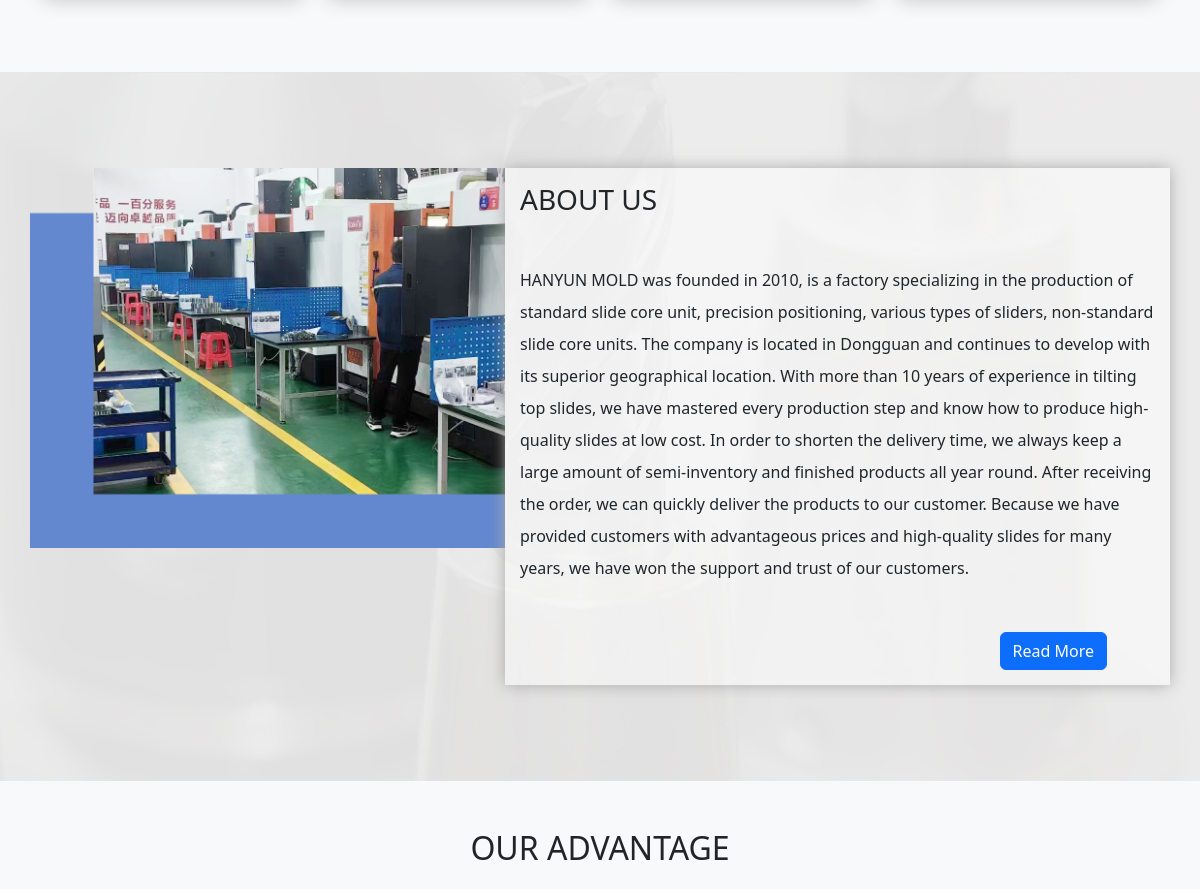
Before: / (middle part) with the older database file.
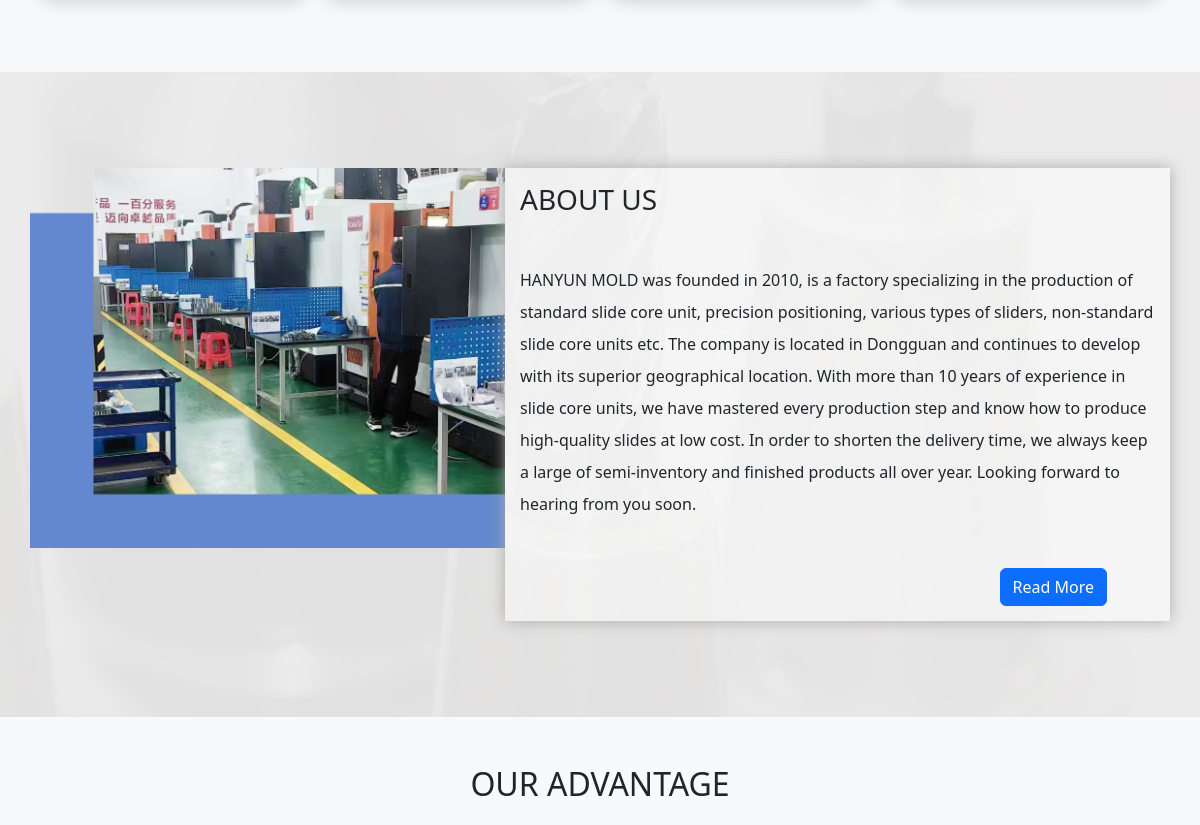
After: the same page with the newer database file.
### app.py (models this page shows)
class About(db.Model):
    __tablename__ = 'about'
    id = db.Column(db.Integer, primary_key=True)
    name = db.Column(db.String(20))
    content = db.Column(db.Text())
    timestamp = db.Column(db.DateTime, nullable=False, default=datetime.now, index=True)

### app.py (the view)
@app.route('/')
def index():
    return render_template('index.html')

### app.py (called while the page is built)
@app.context_processor
def make_template_context():
    return dict(
        products=Product.query.order_by(Product.id.asc()).all(),
        about=About.query.order_by(About.timestamp.desc()).first(),
        advantages=Advantage.query.order_by(Advantage.id.asc()).all()
    )

### templates/index.html (shortened to what this page needs)
{% extends 'base.html' %}
{% block content %}
    <section class="py-5 text-center bg-light">
        <div class="container">
            <div class="row">
                {% for product in products %}
                    <div class="col-md-3 col-sm-6 col-12 my-2">
                                    {% set photo = product.photos|first %}
                    </div>
                {% endfor %}
            </div>
        </div>
    </section>
    <section class="py-5 bg-white about-background">
        <div class="container about-container">
            <div class="row py-lg-5">
                <div class="col-md-5 g-0">
                    <img alt="about-us" src="{{ url_for('static', filename='img/about_us_image.png') }}"
                         style="width: 520px;height: auto;" class="image-fluid w-100">
                </div>
                <div class="col-md-7 g-0 about-us-style d-flex align-items-center">
                    <div>
                        <h3 class="mb-5">ABOUT US</h3>
                        <p class="lh-lg mb-5">{{ about.content}}</p>
                        <div class="d-flex justify-content-end me-5">
                        <a href="{{ url_for('company') }}" class="btn btn-primary ms-auto">Read More</a>
                        </div>
                    </div>
                </div>
            </div>
        </div>
    </section>
    <section class="text-center bg-light">
        <div class="container">
            <div class="row py-lg-5 g-0">
                <h2 class="fw-light mb-4">OUR ADVANTAGE</h2>
            </div>
        </div>
    </section>
{% endblock %}

Changed rows visible on the page:
changed About: content "…sliders, non-standard slide core units. The company is located in Dongguan and continues to develop with its superior geographical location. With more than 10 years of experience in tilting top slides, we have mastered every production step and know how to produce high-quality slides at low cost. In order to shorten the delivery time, we always keep a large amount of semi-inventory and finished products all year round. After receiving the order, we can quickly deliver the products to our customer. Because we have provided customers with advantageous prices and high-quality slides for many years, we have won the support and trust of our customers." → "…sliders, non-standard slide core units etc. The company is located in Dongguan and continues to develop with its superior geographical location. With more than 10 years of experience in slide core units, we have mastered every production step and know how to produce high-quality slides at low cost. In order to shorten the delivery time, we always keep a large of semi-inventory and finished products all over year. Looking forward to hearing from you soon."
